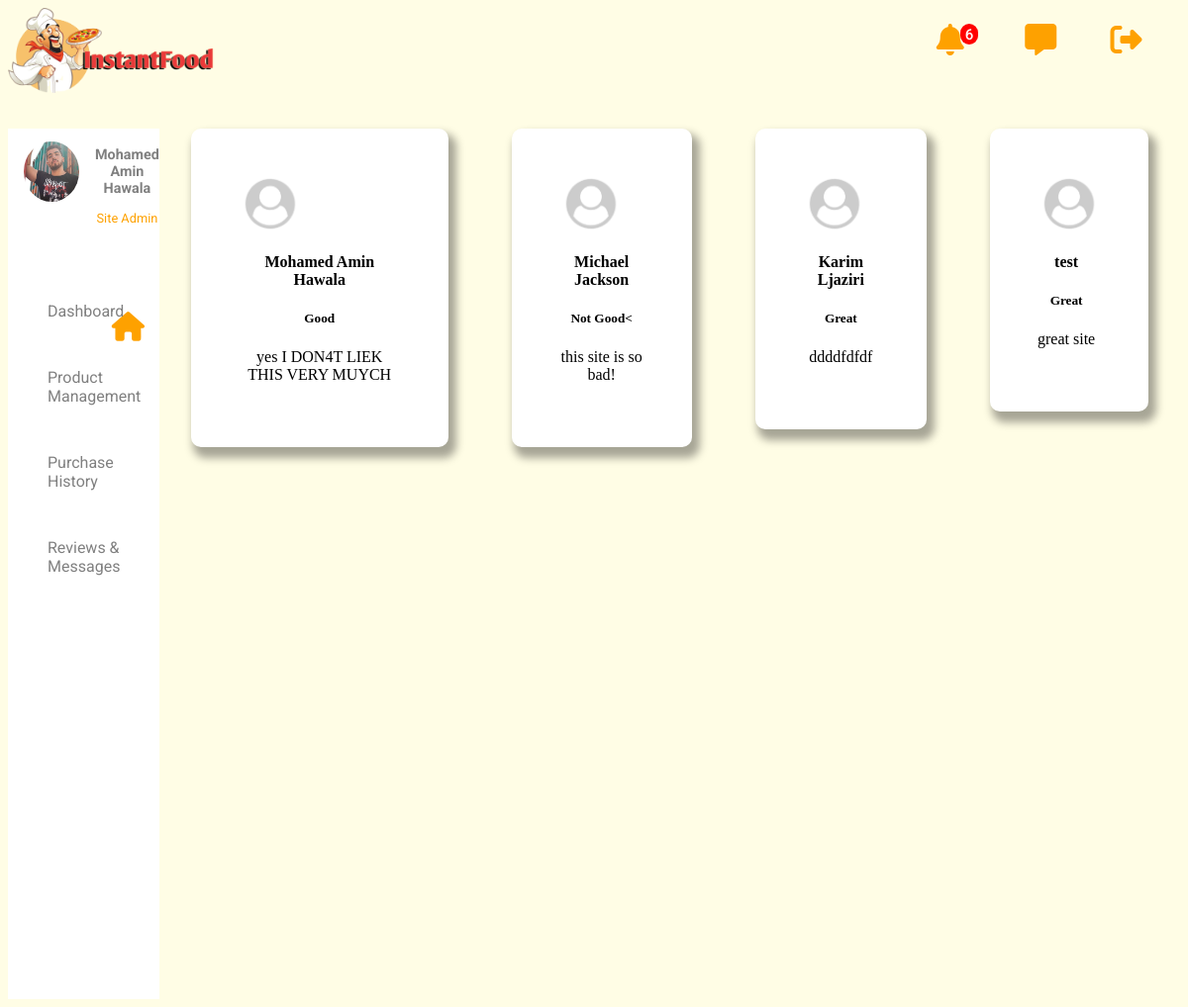
Screenshot of /feedbacks.php with the database file from the repository.
### tables this page shows
CREATE TABLE `feedback` (
  `it` int(11) NOT NULL,
  `fullname` varchar(50) NOT NULL,
  `review` varchar(20) NOT NULL,
  `subject` varchar(300) NOT NULL
);

### feedbacks.php (the view, shortened to what this page needs)
<!DOCTYPE html>
<html lang="en">
<head>
</head>
<body>
    <?php include('navbaradmin.php'); ?>
    <div class="flex-container">
        <div class="sidebar">
            <?php include('sidebar.php'); ?>
        </div>
        <?php
        $sql = "select * from feedback ";
        $result = mysqli_query($con, $sql);
        while ($data = mysqli_fetch_assoc($result)) {
            ?>
    <div class="container">
            <div class="sub-container">
                <img src="media/user.png" style="width:4em;float:left">
                <div class="content" style="float:left">
                <h4 ><?php echo $data['fullname'] ?></h4>
                <h5><?php echo $data['review'] ?></h5>
                <p><?php echo $data['subject'] ?></p>
                </div>
    </div>
    </div>
    <?php
            }?>
    </div>
</body>
</html>

### feedbacks.php (style rules this page uses)
.container { position: relative; float: right; height: min-content; text-align:center; margin: 2em; background: white; border-radius: 10px; box-shadow: 5px 8px 9px 3px rgb(0 0 0 / 35%); padding: 3em; }
.flex-container { display: flex; }

### navbaradmin.php (style rules this page uses)
body { background: #fffde5; }
.sidebar { margin-top: 2em; background:white; height: 110vh; max-width: 16%; }

### sidebar.php (style rules this page uses)
body { background: #fffde5; }
.sidebar { margin-top: 2em; background:white; height: 110vh; max-width: 16%; float: left; }

### rows the page displays
feedback: fullname "Mohamed Amin Hawala", review "Good", subject "yes I DON4T LIEK THIS VERY MUYCH"
feedback: fullname "Michael Jackson", review "Not Good<", subject "this site is so bad!"
feedback: fullname "Karim Ljaziri", review "Great", subject "ddddfdfdf"
feedback: fullname "test", review "Great", subject "great site"

### other values shown
$count "6"
